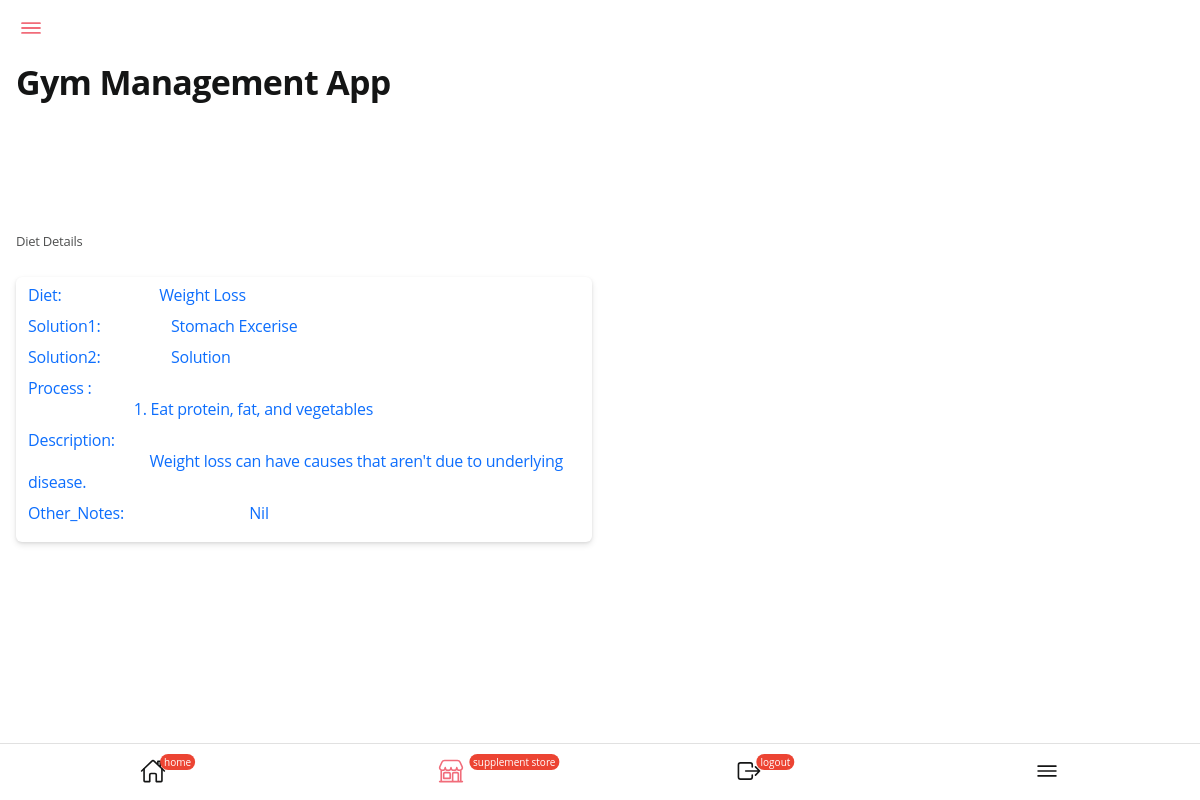
/view_diet/, run on the app's committed database.
### gym/models.py (models this page shows, shortened)
class Diet(models.Model):
    Diet = models.CharField(max_length = 50)
    Solution1 = models.CharField(max_length = 100)
    Solution2 = models.CharField(max_length = 100)
    Process = models.CharField(max_length = 500)
    Description = models.CharField(max_length = 100)
    Other_Notes = models.CharField(max_length = 100)

### gym/views.py (the view)
# urls.py: path('view_diet/', views.view_diet, name = 'view_diet'),
def view_diet(request):
    getdata = Diet.objects.all()
    if not getdata:
       return render (request,'gym/view_diet.html', {'error':'there is no diet'})
    else :
        return render(request, 'gym/view_diet.html', {'getdata': getdata})

### gym/templates/gym/view_diet.html (shortened to what this page needs)
<html lang="en">
 {% include 'gym/header_member.html' %}
{% block content %}
<head>
         <div class="listview-title mt-2">Diet Details</div>
         <div class="section mt-2">
             <div class="row">
             	{% for x in getdata %}
              <div class="col-6">
			        <div class="card product-card" >
                        <div class="card-body" style="line-height: auto;">
                             <b> <p class="text" style="font-size: 16px;">Diet:&nbsp;&nbsp; &nbsp;  &nbsp;&nbsp;&nbsp;&nbsp; &nbsp;  &nbsp;&nbsp; &nbsp; &nbsp; &nbsp;  &nbsp; &nbsp; {{x.Diet}}</p></b>
							   <b> <p class="text" style="font-size: 16px;">Solution1:&nbsp;&nbsp; &nbsp;  &nbsp;&nbsp; &nbsp; &nbsp; &nbsp;  &nbsp; &nbsp; {{x.Solution1}}</p></b>
   <b> <p class="text" style="font-size: 16px;">Solution2:&nbsp;&nbsp; &nbsp;  &nbsp;&nbsp; &nbsp; &nbsp; &nbsp;  &nbsp; &nbsp; {{x.Solution2}}</p></b>
						<b>  <p class="text" style="font-size: 16px;">Process : <br> &nbsp;  &nbsp; &nbsp;  &nbsp; &nbsp;  &nbsp; &nbsp;  &nbsp;  &nbsp; &nbsp; &nbsp;&nbsp; &nbsp; &nbsp; {{x.Process}}</p></b>
                          <b>  <p class="text" style="font-size: 16px;">Description: <br>  &nbsp;  &nbsp; &nbsp;    &nbsp;   &nbsp; &nbsp;   &nbsp;  &nbsp; &nbsp;  &nbsp;  &nbsp; &nbsp; &nbsp;&nbsp; &nbsp; &nbsp; {{x.Description}}</p></b>
                            <b>  <p class="text" style="font-size: 16px;">Other_Notes:   &nbsp;  &nbsp; &nbsp;    &nbsp;   &nbsp; &nbsp;   &nbsp;  &nbsp; &nbsp;  &nbsp;  &nbsp; &nbsp; &nbsp;&nbsp; &nbsp; &nbsp; {{x.Other_Notes}}</p></b>
                        </div>
                    </div>
                </div>
             {% endfor %}
            </div>
    	</div>
{% endblock %}

### data on the page
Diet: Diet "Weight Loss", Solution1 "Stomach Excerise", Solution2 "Solution", Process "1. Eat protein, fat, and vegetables", Description "Weight loss can have causes that aren't due to underlying disease.", Other_Notes "Nil"
